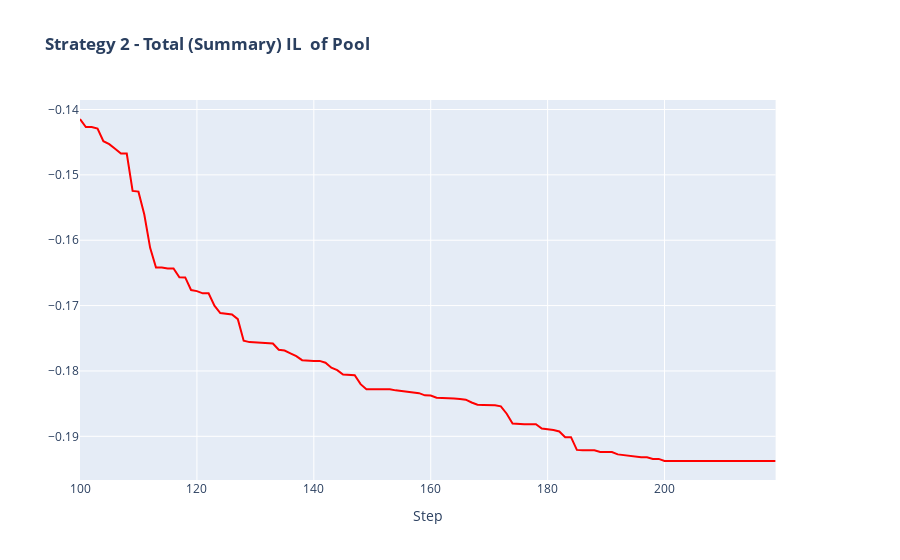

Write notebook code for a chart like this one.
### Code cell
#Strategy 2 - IL
fig = make_subplots(subplot_titles=('' ), specs=[[{"secondary_y": True}]])

fig.add_trace(go.Scatter(x=st2, y=arr_tot_IL2, line=dict(color='red'), name='Total IL2'), secondary_y=False)

fig.update_layout(title_text='<b>Strategy 2 - Total (Summary) IL  of Pool </b>')
fig.update_xaxes(title_text='Step')

fig.show()
